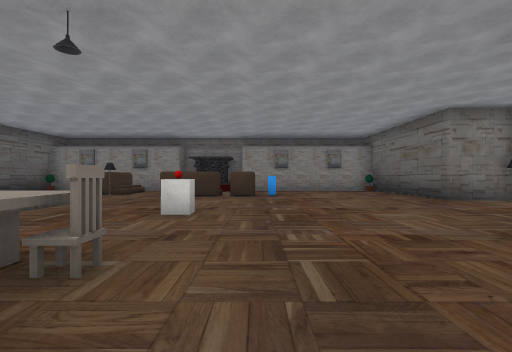
View 1 (above)

23 first-person views from a walk through a Unity game level. The camera is 1.2 m above the floor, looks level and sees 85° across. The floor is counted in squares, 2 m on a side. Each view is taken from the middle of a square. On the plan, view 1 faces up. The plan holds only what a view shows up to about 9 squares ahead; the rest is blank. The place goes on beyond the plan. Door leaves are left out, so doorways stand open. Some surface patterns are stand-ins.

View 2
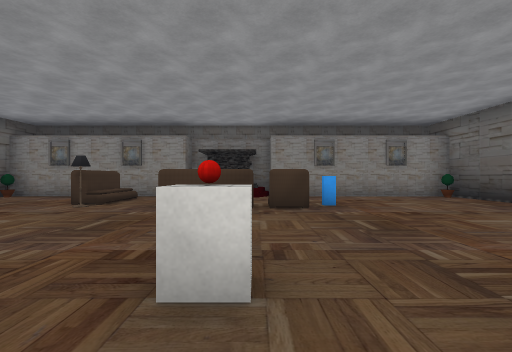

View 3
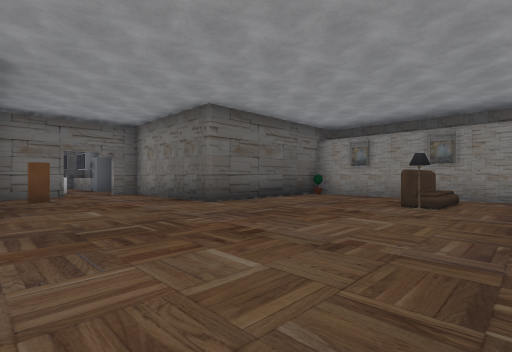

View 4
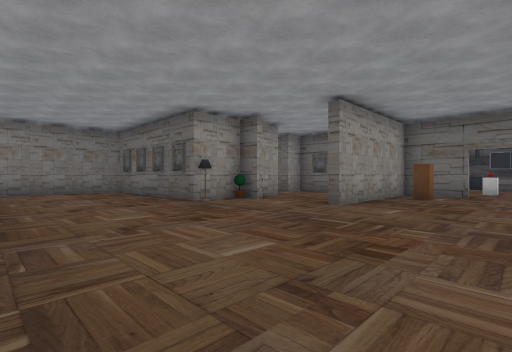

View 5
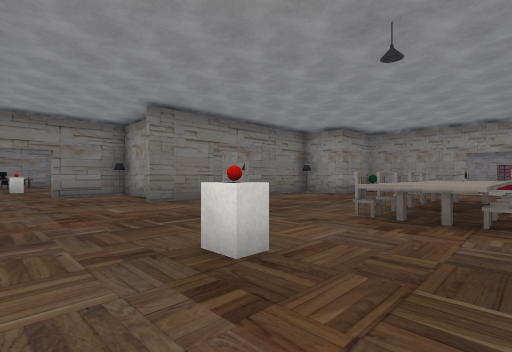

View 6
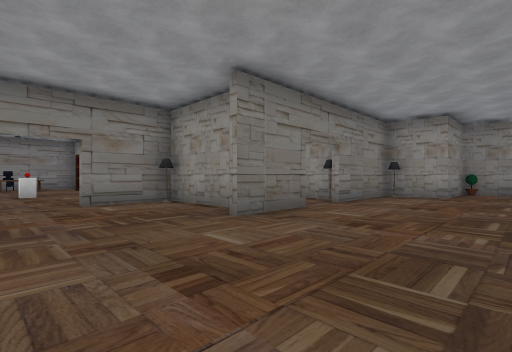

View 7
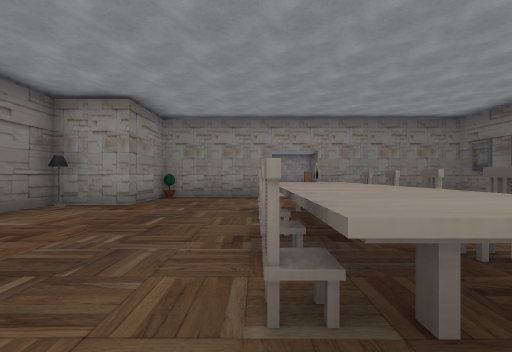

View 8
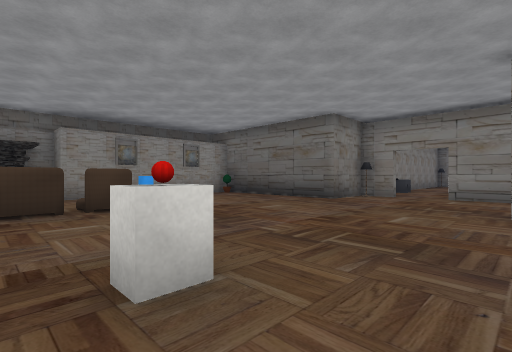

View 9
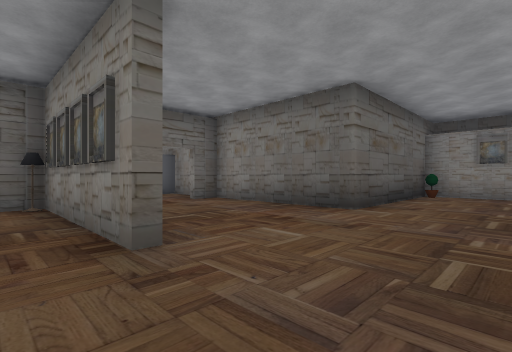

View 10
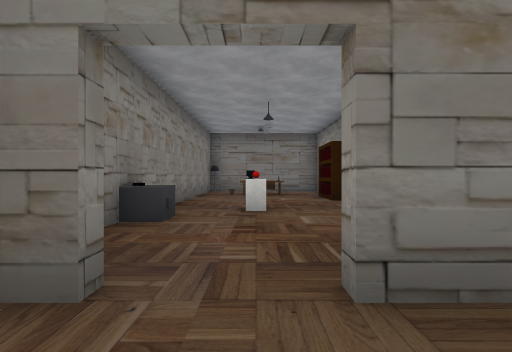

View 11
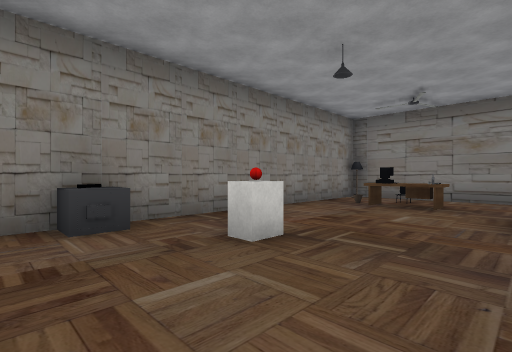

View 12
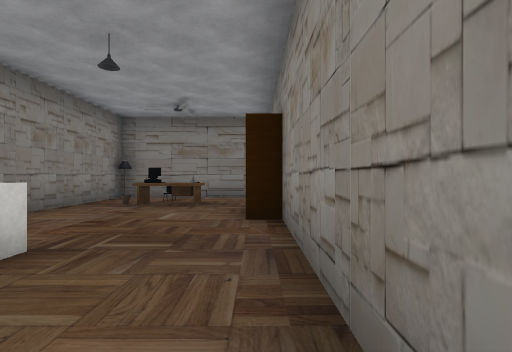

View 13
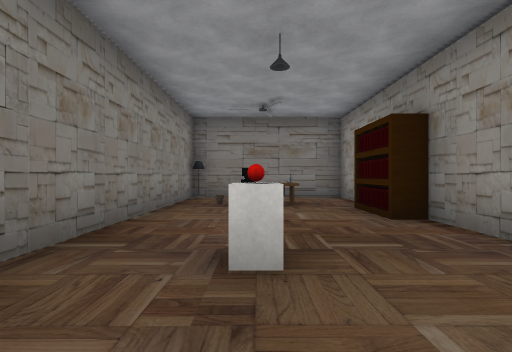

View 14
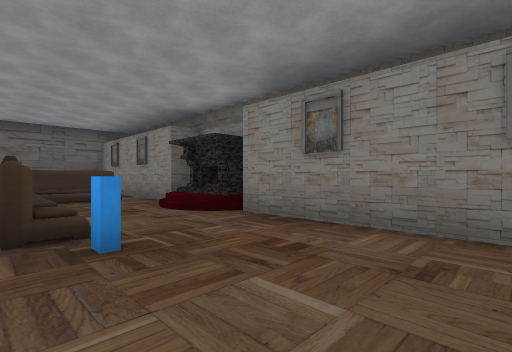

View 15
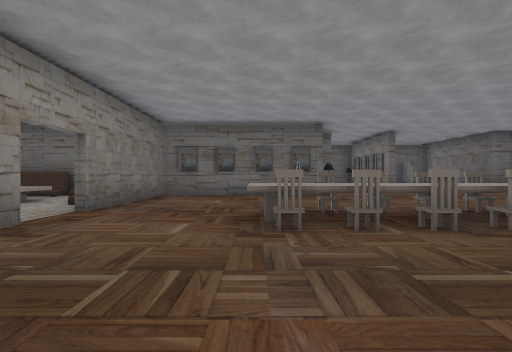

View 16
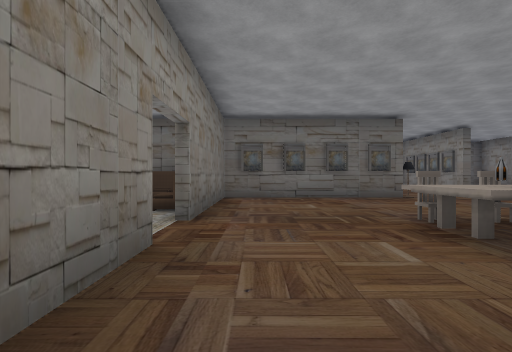

View 17
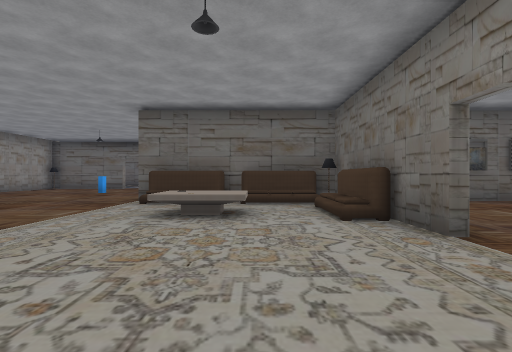

View 18
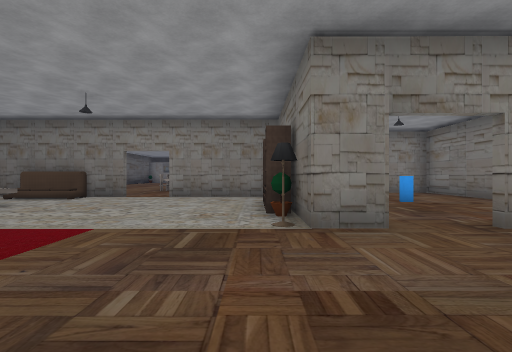

View 19
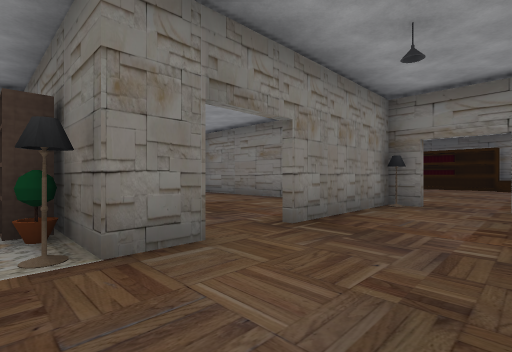

View 20
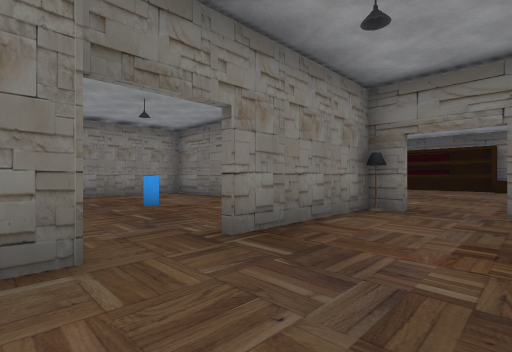

View 21
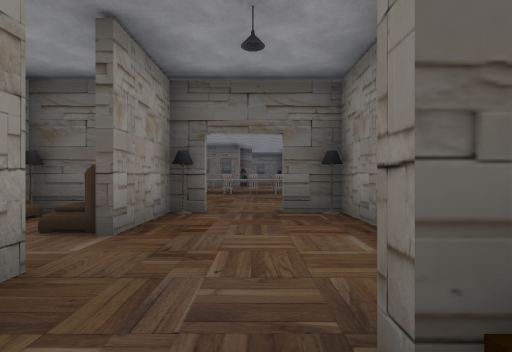

View 22
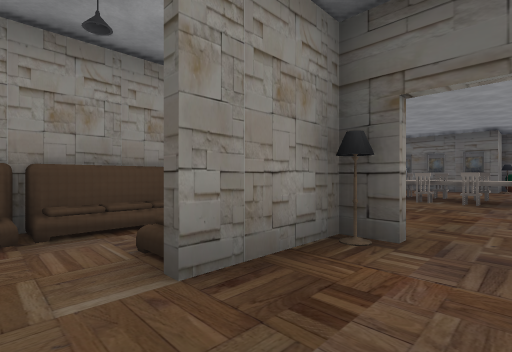

View 23
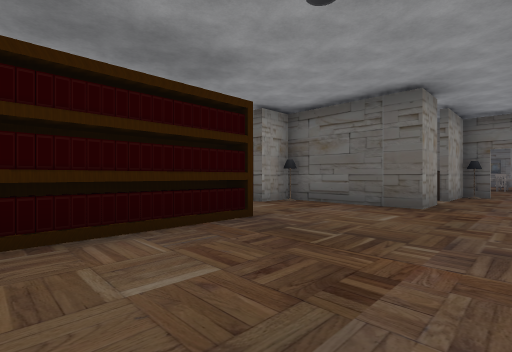

### Floor plan
Key: @ floor where view 1 was taken; # wall or solid block; . floor; / step, stairs or slope; D open door; ^ raised ledge; O other object.
Columns run from 13 left of view 1 to 16 right of it. Each row starts with its distance up from view 1.
 12      ##############
 11      #....///.....#
 10      #..O/........#
  9      #..O/////....#
  8      #...O.OOO....#
  7 ######............###########O
  6 DD.................OD........#
  5 DD.................DD..O...OO#
  4  #O.........O.......#......O.#
  3  O###...........#..O#....#####
  2  #........O^O...#O########
  1    .......O^O...D..........
  0    .##O...O^O@..DO.........
 -1       #...O^O...# O.#......
 -2       #...O^O...O...#..####
 -3       #........##OOO O.####
 -4       #........# ...##
 -5       #OO#DD#### ...#
 -6       OO....... ....#
 -7       #O^.....# ..#.#
 -8       #O^^....##....
 -9       OO......##...
-10      .........O#DD##O......
-11     ......  ........D......
-12     .....    ....... ...
-13     ....      .

Where each view was taken, in squares from view 1:
view 1: 0 up, 0 right, facing up
view 2: 3 up, 1 left, facing up
view 3: 3 up, 3 left, facing up-left
view 4: 6 up, 3 left, facing down-left
view 5: 6 up, 3 left, facing down-right
view 6: 6 up, 0 right, facing down-right
view 7: 3 up, 1 left, facing down
view 8: 3 up, 2 left, facing up-right
view 9: 2 up, 6 left, facing up-left
view 10: 5 up, 5 right, facing right
view 11: 3 up, 8 right, facing up-right
view 12: 3 up, 8 right, facing right
view 13: 5 up, 8 right, facing right
view 14: 8 up, 3 right, facing up-left
view 15: 2 down, 2 right, facing left
view 16: 4 down, 1 right, facing left
view 17: 7 down, 0 right, facing left
view 18: 13 down, 1 right, facing up
view 19: 12 down, 1 right, facing up-right
view 20: 12 down, 2 right, facing up-right
view 21: 1 up, 8 right, facing left
view 22: 1 up, 6 right, facing down-left
view 23: 1 up, 13 right, facing down-left
